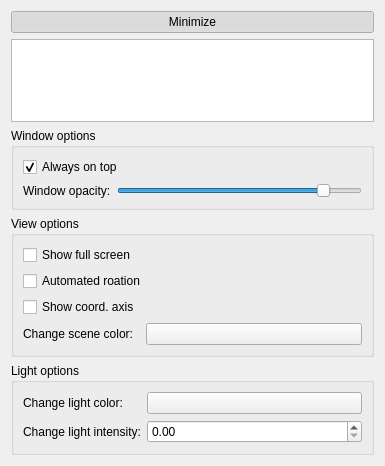
<?xml version="1.0" encoding="UTF-8"?>
<ui version="4.0">
 <class>Control3DWidget</class>
 <widget class="QWidget" name="Control3DWidget">
  <property name="geometry">
   <rect>
    <x>0</x>
    <y>0</y>
    <width>385</width>
    <height>466</height>
   </rect>
  </property>
  <property name="sizePolicy">
   <sizepolicy hsizetype="Expanding" vsizetype="Expanding">
    <horstretch>0</horstretch>
    <verstretch>0</verstretch>
   </sizepolicy>
  </property>
  <property name="minimumSize">
   <size>
    <width>0</width>
    <height>0</height>
   </size>
  </property>
  <property name="windowTitle">
   <string>3D Control</string>
  </property>
  <layout class="QHBoxLayout" name="horizontalLayout_2">
   <item>
    <layout class="QVBoxLayout" name="m_verticalLayout_base">
     <item>
      <widget class="QPushButton" name="m_pushButton_minimize">
       <property name="text">
        <string>Minimize</string>
       </property>
       <property name="checkable">
        <bool>true</bool>
       </property>
       <property name="checked">
        <bool>true</bool>
       </property>
      </widget>
     </item>
     <item>
      <layout class="QGridLayout" name="m_gridLayout_main">
       <item row="1" column="0">
        <widget class="QGroupBox" name="m_groupBox_windowOptions">
         <property name="title">
          <string>Window options</string>
         </property>
         <layout class="QFormLayout" name="formLayout_2">
          <item row="1" column="0">
           <widget class="QLabel" name="m_label_opacity">
            <property name="text">
             <string>Window opacity:</string>
            </property>
           </widget>
          </item>
          <item row="1" column="1">
           <widget class="QSlider" name="m_horizontalSlider_opacity">
            <property name="minimum">
             <number>25</number>
            </property>
            <property name="maximum">
             <number>100</number>
            </property>
            <property name="pageStep">
             <number>1</number>
            </property>
            <property name="value">
             <number>90</number>
            </property>
            <property name="orientation">
             <enum>Qt::Horizontal</enum>
            </property>
           </widget>
          </item>
          <item row="0" column="0" colspan="2">
           <widget class="QCheckBox" name="m_checkBox_alwaysOnTop">
            <property name="text">
             <string>Always on top</string>
            </property>
            <property name="checked">
             <bool>true</bool>
            </property>
           </widget>
          </item>
         </layout>
        </widget>
       </item>
       <item row="0" column="0">
        <widget class="QTreeView" name="m_treeView_loadedData">
         <property name="sizePolicy">
          <sizepolicy hsizetype="Expanding" vsizetype="Expanding">
           <horstretch>0</horstretch>
           <verstretch>0</verstretch>
          </sizepolicy>
         </property>
         <property name="minimumSize">
          <size>
           <width>0</width>
           <height>0</height>
          </size>
         </property>
         <property name="mouseTracking">
          <bool>false</bool>
         </property>
         <property name="toolTip">
          <string/>
         </property>
         <property name="selectionMode">
          <enum>QAbstractItemView::SingleSelection</enum>
         </property>
         <property name="selectionBehavior">
          <enum>QAbstractItemView::SelectItems</enum>
         </property>
        </widget>
       </item>
       <item row="2" column="0">
        <widget class="QGroupBox" name="m_groupBox_viewOptions">
         <property name="title">
          <string>View options</string>
         </property>
         <layout class="QFormLayout" name="formLayout">
          <item row="3" column="0">
           <widget class="QLabel" name="m_label_sceneColorPicker">
            <property name="text">
             <string>Change scene color:</string>
            </property>
           </widget>
          </item>
          <item row="3" column="1">
           <widget class="QPushButton" name="m_pushButton_sceneColorPicker">
            <property name="text">
             <string/>
            </property>
           </widget>
          </item>
          <item row="0" column="0" colspan="2">
           <widget class="QCheckBox" name="m_checkBox_showFullScreen">
            <property name="text">
             <string>Show full screen</string>
            </property>
           </widget>
          </item>
          <item row="1" column="0" colspan="2">
           <widget class="QCheckBox" name="m_checkBox_rotate">
            <property name="text">
             <string>Automated roation</string>
            </property>
           </widget>
          </item>
          <item row="2" column="0">
           <widget class="QCheckBox" name="m_checkBox_coordAxis">
            <property name="text">
             <string>Show coord. axis</string>
            </property>
           </widget>
          </item>
         </layout>
        </widget>
       </item>
       <item row="3" column="0">
        <widget class="QGroupBox" name="m_groupBox_lightOptions">
         <property name="title">
          <string>Light options</string>
         </property>
         <layout class="QFormLayout" name="formLayout_3">
          <item row="0" column="0">
           <widget class="QLabel" name="label">
            <property name="text">
             <string>Change light color:</string>
            </property>
           </widget>
          </item>
          <item row="1" column="0">
           <widget class="QLabel" name="label_2">
            <property name="text">
             <string>Change light intensity:</string>
            </property>
           </widget>
          </item>
          <item row="1" column="1">
           <widget class="QDoubleSpinBox" name="m_doubleSpinBox_colorIntensity">
            <property name="singleStep">
             <double>0.010000000000000</double>
            </property>
           </widget>
          </item>
          <item row="0" column="1">
           <widget class="QPushButton" name="m_pushButton_lightColorPicker">
            <property name="text">
             <string/>
            </property>
           </widget>
          </item>
         </layout>
        </widget>
       </item>
      </layout>
     </item>
    </layout>
   </item>
  </layout>
 </widget>
 <resources/>
 <connections/>
 <slots>
  <slot>onAlwaysOnTop(bool)</slot>
 </slots>
</ui>
